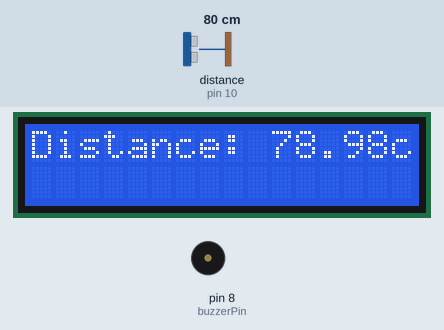
A sketch run on a simulated Arduino Uno, built with avr-gcc and run on an emulated ATmega328P. Shown: 16×2 character LCD, buzzer (waves = sounding). Wiring (inferred from the names in the program): ultrasonic range finder: trigger pin 9; echo pin 10. The test bench sets the inputs (shaded band); at power-on: distance to the obstacle (sensor on pin 10) 80 cm. The echo pulse lasts 58.3 µs per cm.

Above: at 1.2 s.
1.3 s: distance to the obstacle (sensor on pin 10) set to 23 cm
At 2.4 s:
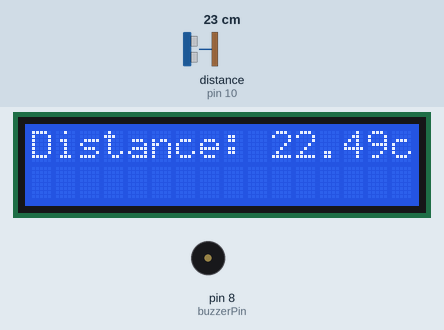
2.8 s: distance to the obstacle (sensor on pin 10) set to 18 cm
At 3.7 s:
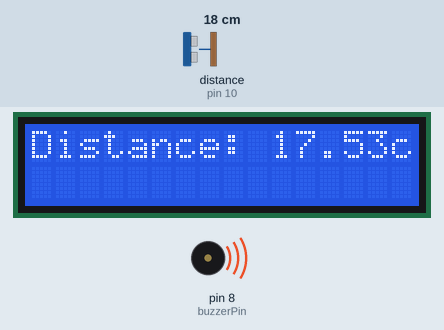
4.4 s: distance to the obstacle (sensor on pin 10) set to 2 cm
At 5.8 s:
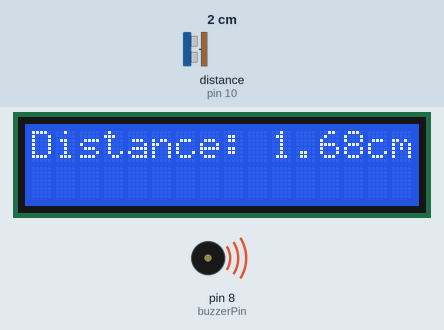
Timing chart, 0 to 7.4 s (numbered marks = the images above; inputs shaded):
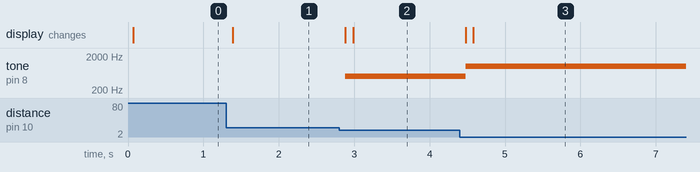

Measured:
- the behaviour switches between 21 and 20 cm on distance to the obstacle (sensor on pin 10) (found by bisection; images 1 and 2)
- after the input at 1.3 s, the display: changes after 0.09 s (image 1)
- after the input at 2.8 s, tone on pin 8 (buzzerPin): silent → 500 Hz after 0.08 s; the display: first changes after 0.08 s (image 2 shows a later state)
- after the input at 4.4 s, tone on pin 8 (buzzerPin): 500 Hz → 1000 Hz after 0.08 s; the display: first changes after 0.08 s (image 3 shows a later state)

The sketch:

parking-sensor.ino
```cpp
#include <LiquidCrystal.h>

//HC-SRO4 Pins
const int trigPin =9;
const int echoPin =10;

// LCD Pins
const int RS= 12, E=11, D4=5, D5=4 , D6= 3, D7=2;
LiquidCrystal lcd(RS, E, D4, D5, D6, D7);

//Buzzer Pin
const int buzzerPin =8;

void setup() {
  pinMode(trigPin, OUTPUT);
  pinMode(echoPin, INPUT);
  pinMode(buzzerPin, OUTPUT);

  lcd.begin(16,2);
}

void loop() {
  //distance sensor
  digitalWrite(trigPin ,LOW);
  delayMicroseconds(2);
  digitalWrite(trigPin, HIGH);
  delayMicroseconds(10);
  digitalWrite(trigPin,LOW);

  long duration = pulseIn(echoPin, HIGH);
  float distance = duration * 0.034/2;

  //lcd screen

  lcd.clear();
  lcd.print("Distance: ");
  lcd.print(distance);
  lcd.print("cm");

  //buzzer control

  if (distance < 10){
    tone(buzzerPin,1000); //make high noice
  }
   else if (distance < 20){
    tone(buzzerPin, 500);
  }
  else {
    noTone(buzzerPin);
  }

 delay(100);
}
```
